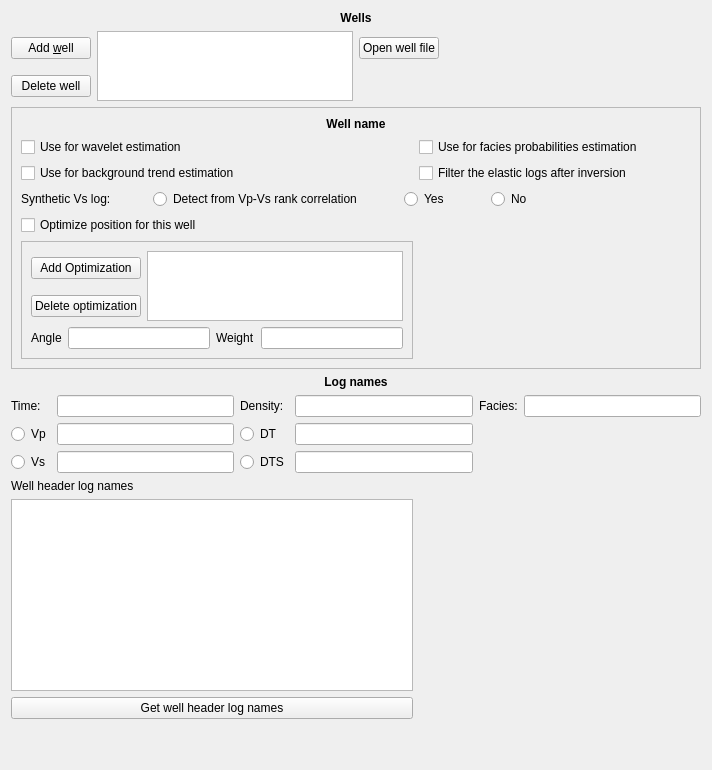
      <widget class="QWidget" name="wellsTab">
       <attribute name="title">
        <string>Wells</string>
       </attribute>
       <layout class="QGridLayout" name="gridLayout_16">
        <item row="0" column="0" colspan="3">
         <layout class="QHBoxLayout" name="horizontalLayout_22">
          <item>
           <widget class="QLabel" name="wellsLabel">
            <property name="font">
             <font>
              <weight>75</weight>
              <italic>false</italic>
              <bold>true</bold>
              <underline>false</underline>
             </font>
            </property>
            <property name="text">
             <string>Wells</string>
            </property>
            <property name="alignment">
             <set>Qt::AlignCenter</set>
            </property>
           </widget>
          </item>
         </layout>
        </item>
        <item row="1" column="0" colspan="2">
         <layout class="QGridLayout">
          <property name="margin">
           <number>0</number>
          </property>
          <property name="spacing">
           <number>6</number>
          </property>
          <item row="0" column="1" rowspan="2">
           <widget class="QListWidget" name="wellListWidget">
            <property name="toolTip">
             <string>&lt;qt&gt;A list of well logs</string>
            </property>
           </widget>
          </item>
          <item row="0" column="2">
           <widget class="QPushButton" name="openWellPushButton">
            <property name="toolTip">
             <string>&lt;qt&gt;Opens the selected well in the editor chosen in &quot;Settings&quot;. Default editor is emacs.</string>
            </property>
            <property name="text">
             <string>Open well file</string>
            </property>
           </widget>
          </item>
          <item row="0" column="0">
           <widget class="QPushButton" name="addWellPushButton">
            <property name="toolTip">
             <string>&lt;qt&gt;Adds another well log</string>
            </property>
            <property name="text">
             <string>Add &amp;well</string>
            </property>
           </widget>
          </item>
          <item row="1" column="0">
           <widget class="QPushButton" name="deleteWellPushButton">
            <property name="toolTip">
             <string>&lt;qt&gt;Removed the selected well log</string>
            </property>
            <property name="text">
             <string>Delete well</string>
            </property>
           </widget>
          </item>
         </layout>
        </item>
        <item row="1" column="2">
         <spacer>
          <property name="orientation">
           <enum>Qt::Horizontal</enum>
          </property>
          <property name="sizeHint" stdset="0">
           <size>
            <width>40</width>
            <height>20</height>
           </size>
          </property>
         </spacer>
        </item>
        <item row="2" column="0" colspan="3">
         <widget class="QFrame" name="wellFrame">
          <property name="frameShape">
           <enum>QFrame::StyledPanel</enum>
          </property>
          <property name="frameShadow">
           <enum>QFrame::Raised</enum>
          </property>
          <layout class="QGridLayout">
           <property name="margin">
            <number>9</number>
           </property>
           <property name="spacing">
            <number>6</number>
           </property>
           <item row="0" column="0" colspan="4">
            <widget class="QLabel" name="wellNameLabel">
             <property name="font">
              <font>
               <weight>75</weight>
               <bold>true</bold>
               <underline>false</underline>
              </font>
             </property>
             <property name="text">
              <string>Well name</string>
             </property>
             <property name="alignment">
              <set>Qt::AlignCenter</set>
             </property>
            </widget>
           </item>
           <item row="6" column="0" colspan="2">
            <widget class="QCheckBox" name="waveletEstimationCheckBox">
             <property name="toolTip">
              <string>&lt;qt&gt;Whether this log should be used for wavelet estimation.</string>
             </property>
             <property name="text">
              <string>Use for wavelet estimation</string>
             </property>
            </widget>
           </item>
           <item row="6" column="2" colspan="2">
            <widget class="QCheckBox" name="faciesProbabilitiesCheckBox">
             <property name="toolTip">
              <string>&lt;qt&gt;Whether this log should be used for facies estimation.</string>
             </property>
             <property name="text">
              <string>Use for facies probabilities estimation</string>
             </property>
            </widget>
           </item>
           <item row="7" column="0" colspan="2">
            <widget class="QCheckBox" name="backgroundTrendCheckBox">
             <property name="toolTip">
              <string>&lt;qt&gt;Whether this log should be used for background trend estimation.</string>
             </property>
             <property name="text">
              <string>Use for background trend estimation</string>
             </property>
            </widget>
           </item>
           <item row="7" column="2" colspan="2">
            <widget class="QCheckBox" name="filterElasticCheckBox">
             <property name="toolTip">
              <string>&lt;qt&gt;Should the elastic logs in this well be multi-parameter-filtered after inversion?</string>
             </property>
             <property name="text">
              <string>Filter the elastic logs after inversion</string>
             </property>
            </widget>
           </item>
           <item row="8" column="0" colspan="4">
            <layout class="QHBoxLayout">
             <property name="spacing">
              <number>42</number>
             </property>
             <property name="margin">
              <number>0</number>
             </property>
             <item>
              <widget class="QLabel" name="synteticVsLabel">
               <property name="toolTip">
                <string>&lt;qt&gt;If the Vs log is synthetic, there is no additional information and it will not be used to estimate facies probabilities.</string>
               </property>
               <property name="text">
                <string>Synthetic Vs log:</string>
               </property>
              </widget>
             </item>
             <item>
              <widget class="QRadioButton" name="synteticVsDetectRadioButton">
               <property name="toolTip">
                <string>&lt;qt&gt;If the Vs log is synthetic, there is no additional information and it will not be used to estimate facies probabilities. What the limit is for considering the Vs log synthetic can be set in settings.</string>
               </property>
               <property name="text">
                <string>Detect from Vp-Vs rank correlation</string>
               </property>
              </widget>
             </item>
             <item>
              <widget class="QRadioButton" name="synteticVsYesRadioButton">
               <property name="toolTip">
                <string>If the Vs log is synthetic, there is no additional information and it will not be used to estimate facies probabilities.</string>
               </property>
               <property name="text">
                <string>Yes</string>
               </property>
              </widget>
             </item>
             <item>
              <widget class="QRadioButton" name="synteticVsNoRadioButton">
               <property name="toolTip">
                <string>&lt;qt&gt;If the Vs log is synthetic, there is no additional information and it will not be used to estimate facies probabilities.</string>
               </property>
               <property name="text">
                <string>No</string>
               </property>
              </widget>
             </item>
             <item>
              <spacer name="horizontalSpacer_21">
               <property name="orientation">
                <enum>Qt::Horizontal</enum>
               </property>
               <property name="sizeHint" stdset="0">
                <size>
                 <width>40</width>
                 <height>20</height>
                </size>
               </property>
              </spacer>
             </item>
            </layout>
           </item>
           <item row="9" column="0" colspan="2">
            <widget class="QCheckBox" name="optimizePositionCheckBox">
             <property name="toolTip">
              <string>&lt;qt&gt;The position of the well can be optimized using this option by giving different weight to the different angle stacks.</string>
             </property>
             <property name="text">
              <string>Optimize position for this well</string>
             </property>
            </widget>
           </item>
           <item row="10" column="0" colspan="2">
            <widget class="QFrame" name="optimizePositionFrame">
             <property name="frameShape">
              <enum>QFrame::StyledPanel</enum>
             </property>
             <property name="frameShadow">
              <enum>QFrame::Raised</enum>
             </property>
             <layout class="QGridLayout">
              <property name="margin">
               <number>9</number>
              </property>
              <property name="spacing">
               <number>6</number>
              </property>
              <item row="0" column="0">
               <widget class="QPushButton" name="optimizePositionPushButton">
                <property name="toolTip">
                 <string>&lt;qt&gt;Adds another optmization for this well.</string>
                </property>
                <property name="text">
                 <string>Add Optimization</string>
                </property>
               </widget>
              </item>
              <item row="1" column="0">
               <widget class="QPushButton" name="deleteOptimizationPushButton">
                <property name="toolTip">
                 <string>&lt;qt&gt;Delete the selected optimization.</string>
                </property>
                <property name="text">
                 <string>Delete optimization</string>
                </property>
               </widget>
              </item>
              <item row="0" column="1" rowspan="2">
               <widget class="QListWidget" name="optimizePositionListWidget">
                <property name="toolTip">
                 <string>&lt;qt&gt;List of optimizations.</string>
                </property>
               </widget>
              </item>
              <item row="2" column="0" colspan="2">
               <layout class="QHBoxLayout">
                <property name="spacing">
                 <number>6</number>
                </property>
                <property name="margin">
                 <number>0</number>
                </property>
                <item>
                 <widget class="QLabel" name="angleLabel">
                  <property name="toolTip">
                   <string>&lt;qt&gt;Which angle to optimize for.</string>
                  </property>
                  <property name="text">
                   <string>Angle</string>
                  </property>
                  <property name="buddy">
                   <cstring>anglePositionlineEdit</cstring>
                  </property>
                 </widget>
                </item>
                <item>
                 <widget class="QLineEdit" name="anglePositionlineEdit">
                  <property name="toolTip">
                   <string>&lt;qt&gt;Which angle to optimize for.</string>
                  </property>
                 </widget>
                </item>
                <item>
                 <widget class="QLabel" name="weightLabel">
                  <property name="toolTip">
                   <string>&lt;qt&gt;The weight of the optimization for this angle.</string>
                  </property>
                  <property name="text">
                   <string>Weight</string>
                  </property>
                  <property name="buddy">
                   <cstring>weightLineEdit</cstring>
                  </property>
                 </widget>
                </item>
                <item>
                 <widget class="QLineEdit" name="weightLineEdit">
                  <property name="toolTip">
                   <string>&lt;qt&gt;The weight of the optimization for this angle.</string>
                  </property>
                 </widget>
                </item>
               </layout>
              </item>
             </layout>
            </widget>
           </item>
          </layout>
         </widget>
        </item>
        <item row="3" column="0" colspan="3">
         <layout class="QHBoxLayout" name="horizontalLayout_23">
          <item>
           <widget class="QLabel" name="logFormatLabel">
            <property name="font">
             <font>
              <weight>75</weight>
              <bold>true</bold>
             </font>
            </property>
            <property name="text">
             <string>Log names</string>
            </property>
            <property name="alignment">
             <set>Qt::AlignCenter</set>
            </property>
           </widget>
          </item>
         </layout>
        </item>
        <item row="4" column="0" colspan="3">
         <layout class="QGridLayout" name="gridLayout_17">
          <item row="0" column="0">
           <widget class="QLabel" name="timeLabel">
            <property name="minimumSize">
             <size>
              <width>0</width>
              <height>0</height>
             </size>
            </property>
            <property name="toolTip">
             <string>&lt;qt&gt;The header name for two way time log</string>
            </property>
            <property name="text">
             <string>Time:</string>
            </property>
            <property name="buddy">
             <cstring>timeLineEdit</cstring>
            </property>
           </widget>
          </item>
          <item row="0" column="1">
           <widget class="QLineEdit" name="timeLineEdit">
            <property name="sizePolicy">
             <sizepolicy hsizetype="Expanding" vsizetype="Fixed">
              <horstretch>0</horstretch>
              <verstretch>0</verstretch>
             </sizepolicy>
            </property>
            <property name="minimumSize">
             <size>
              <width>0</width>
              <height>0</height>
             </size>
            </property>
            <property name="maximumSize">
             <size>
              <width>16777215</width>
              <height>16777215</height>
             </size>
            </property>
            <property name="baseSize">
             <size>
              <width>0</width>
              <height>0</height>
             </size>
            </property>
            <property name="acceptDrops">
             <bool>true</bool>
            </property>
            <property name="toolTip">
             <string>&lt;qt&gt;The header name for two way time log</string>
            </property>
            <property name="styleSheet">
             <string notr="true"/>
            </property>
            <property name="text">
             <string/>
            </property>
           </widget>
          </item>
          <item row="0" column="2">
           <widget class="QLabel" name="densityLabel">
            <property name="toolTip">
             <string>&lt;qt&gt;The header name for density log</string>
            </property>
            <property name="text">
             <string>Density:</string>
            </property>
            <property name="buddy">
             <cstring>densityLineEdit</cstring>
            </property>
           </widget>
          </item>
          <item row="0" column="3">
           <widget class="QLineEdit" name="densityLineEdit">
            <property name="minimumSize">
             <size>
              <width>0</width>
              <height>0</height>
             </size>
            </property>
            <property name="maximumSize">
             <size>
              <width>16777215</width>
              <height>16777215</height>
             </size>
            </property>
            <property name="toolTip">
             <string>&lt;qt&gt;The header name for density log</string>
            </property>
            <property name="styleSheet">
             <string notr="true"/>
            </property>
           </widget>
          </item>
          <item row="0" column="4">
           <widget class="QLabel" name="faciesFormatLabel">
            <property name="toolTip">
             <string>&lt;qt&gt;The header name for facies log</string>
            </property>
            <property name="text">
             <string>Facies:</string>
            </property>
            <property name="buddy">
             <cstring>faciesLineEdit</cstring>
            </property>
           </widget>
          </item>
          <item row="0" column="5">
           <widget class="QLineEdit" name="faciesLineEdit">
            <property name="minimumSize">
             <size>
              <width>0</width>
              <height>0</height>
             </size>
            </property>
            <property name="maximumSize">
             <size>
              <width>16777215</width>
              <height>16777215</height>
             </size>
            </property>
            <property name="toolTip">
             <string>&lt;qt&gt;The header name for facies log</string>
            </property>
            <property name="styleSheet">
             <string notr="true"/>
            </property>
           </widget>
          </item>
          <item row="1" column="0">
           <widget class="QRadioButton" name="vpRadioButton">
            <property name="toolTip">
             <string>&lt;qt&gt;Use Vp log.</string>
            </property>
            <property name="text">
             <string>Vp</string>
            </property>
           </widget>
          </item>
          <item row="1" column="1">
           <widget class="QLineEdit" name="vpLineEdit">
            <property name="sizePolicy">
             <sizepolicy hsizetype="Expanding" vsizetype="Fixed">
              <horstretch>0</horstretch>
              <verstretch>0</verstretch>
             </sizepolicy>
            </property>
            <property name="minimumSize">
             <size>
              <width>0</width>
              <height>0</height>
             </size>
            </property>
            <property name="toolTip">
             <string>The header name for VP log</string>
            </property>
           </widget>
          </item>
          <item row="1" column="2">
           <widget class="QRadioButton" name="dtRadioButton">
            <property name="toolTip">
             <string>&lt;qt&gt;Use DT log.</string>
            </property>
            <property name="text">
             <string>DT</string>
            </property>
           </widget>
          </item>
          <item row="1" column="3">
           <widget class="QLineEdit" name="dtLineEdit">
            <property name="minimumSize">
             <size>
              <width>0</width>
              <height>0</height>
             </size>
            </property>
            <property name="toolTip">
             <string>The header name for DT log</string>
            </property>
           </widget>
          </item>
          <item row="2" column="0">
           <widget class="QRadioButton" name="vsRadioButton">
            <property name="toolTip">
             <string>&lt;qt&gt;Use Vs log.</string>
            </property>
            <property name="text">
             <string>Vs</string>
            </property>
           </widget>
          </item>
          <item row="2" column="1">
           <widget class="QLineEdit" name="vsLineEdit">
            <property name="toolTip">
             <string>The header name for VS log</string>
            </property>
           </widget>
          </item>
          <item row="2" column="2">
           <widget class="QRadioButton" name="dtsRadioButton">
            <property name="sizePolicy">
             <sizepolicy hsizetype="Preferred" vsizetype="Fixed">
              <horstretch>0</horstretch>
              <verstretch>0</verstretch>
             </sizepolicy>
            </property>
            <property name="minimumSize">
             <size>
              <width>0</width>
              <height>0</height>
             </size>
            </property>
            <property name="toolTip">
             <string>&lt;qt&gt;Use DTS log.</string>
            </property>
            <property name="text">
             <string>DTS</string>
            </property>
           </widget>
          </item>
          <item row="2" column="3">
           <widget class="QLineEdit" name="dtsLineEdit">
            <property name="toolTip">
             <string>The header name for DTS log</string>
            </property>
           </widget>
          </item>
         </layout>
        </item>
        <item row="5" column="0">
         <widget class="QLabel" name="wellHeaderLabel">
          <property name="text">
           <string>Well header log names</string>
          </property>
         </widget>
        </item>
        <item row="6" column="0">
         <widget class="QListWidget" name="wellHeaderListWidget">
          <property name="toolTip">
           <string>&lt;qt&gt;These are the names of the well logs from the selected well.</string>
          </property>
         </widget>
        </item>
        <item row="7" column="0">
         <widget class="QPushButton" name="wellHeaderPushButton">
          <property name="toolTip">
           <string>&lt;qt&gt;Gets the names of the logs in the selected well. Can only be used if a well is selected.</string>
          </property>
          <property name="text">
           <string>Get well header log names</string>
          </property>
         </widget>
        </item>
        <item row="8" column="1">
         <spacer>
          <property name="orientation">
           <enum>Qt::Vertical</enum>
          </property>
          <property name="sizeHint" stdset="0">
           <size>
            <width>20</width>
            <height>40</height>
           </size>
          </property>
         </spacer>
        </item>
       </layout>
      </widget>
